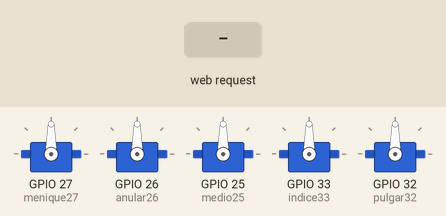
This sketch was run on a simulated ESP32. Shown: 5 × servo. The inputs (shaded band) are chosen by the test bench. WiFi joins after 1.5 s; servers stay silent unless stated; what the sketch prints to the serial monitor is not drawn.

Above: at 2.7 s.
2.8 s: HTTP request GET /dedo_1a1 received
At 7.6 s:
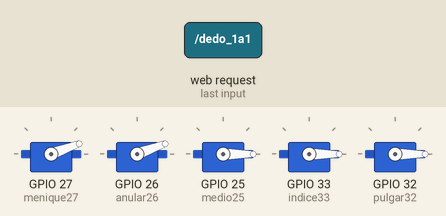
At 13.3 s:
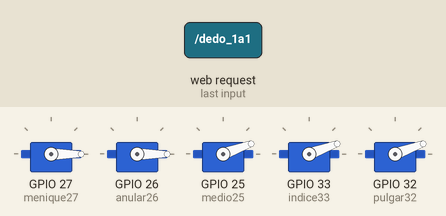
14.3 s: HTTP request GET /dedo_1a1 received
At 16.6 s:
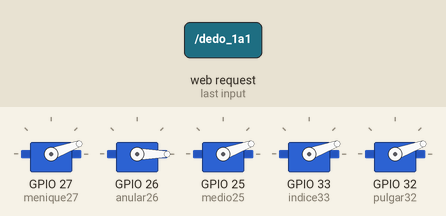
Timing chart, 0 to 23.3 s (numbered marks = the images above; inputs shaded):
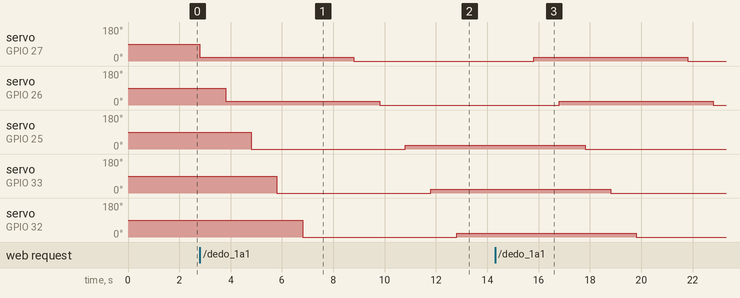

Measured:
- after the input at 2.8 s, servo on GPIO 27 (menique27): 90° → 20° at once, → 0° 6.0 s later; servo on GPIO 26 (anular26): 90° → 20° after 1.0 s, → 0° 6.0 s later
- after the input at 14.3 s, servo on GPIO 27 (menique27): 0° → 20° after 1.5 s, → 0° 6.0 s later; servo on GPIO 26 (anular26): 0° → 20° after 2.5 s, → 0° 6.0 s later; servo on GPIO 25 (medio25): 20° → 0° after 3.5 s; servo on GPIO 33 (indice33): 20° → 0° after 4.5 s; servo on GPIO 32 (pulgar32): 20° → 0° after 5.5 s

The sketch:

4o_Paso_Mejoras.ino
```cpp
#include <WiFi.h>
#include <ESP32Servo.h>

// Crear objetos Servo para controlar los diferentes dedos
Servo miMenique;
Servo miAnular;
Servo miMedio;
Servo miIndice;
Servo miPulgar;

// Pines GPIO para cada servo
static const int anular26 = 26;
static const int menique27 = 27;
static const int medio25 = 25;
static const int indice33 = 33;
static const int pulgar32 = 32;

// Credenciales de red
const char* ssid = "Livebox6-5853";
const char* password = "Do6ZEsZvt7vS";

// Configuración del servidor web en el puerto 80
WiFiServer server(80);
String header; // Almacena la solicitud HTTP

void setup() {
  Serial.begin(115200);

  // Adjuntar servos a sus respectivos pines
  miMenique.attach(menique27);
  miAnular.attach(anular26);
  miMedio.attach(medio25);
  miIndice.attach(indice33);
  miPulgar.attach(pulgar32);


  // Conectar al WiFi
  Serial.print("Connecting to ");
  Serial.println(ssid);
  WiFi.begin(ssid, password);
  while (WiFi.status() != WL_CONNECTED) {
    delay(500);
    Serial.print(".");
  }

  Serial.println("");
  Serial.println("WiFi connected.");
  Serial.println("IP address: ");
  Serial.println(WiFi.localIP());
  server.begin();
}

// Definición de las funciones de movimiento de la mano
void mano_cerrada() {
  miMenique.write(0);
  miAnular.write(0);
  miMedio.write(20);
  miIndice.write(20);
  miPulgar.write(20);
  delay(3000);
}

void mano_abierta() {
  miMenique.write(20);
  miAnular.write(20);
  miMedio.write(0);
  miIndice.write(0);
  miPulgar.write(0);
  delay(3000);
}

void dedo_1a1() {
  miMenique.write(20);
  delay(1000);
  miAnular.write(20);
  delay(1000);
  miMedio.write(0);
  delay(1000);
  miIndice.write(0);
  delay(1000);
  miPulgar.write(0);
  delay(2000);

  miMenique.write(0);
  delay(1000);
  miAnular.write(0);
  delay(1000);
  miMedio.write(20);
  delay(1000);
  miIndice.write(20);
  delay(1000);
  miPulgar.write(20);
  delay(3000);
}

// Función para mover un servo a una posición específica
void moverServo(Servo& servo, int posicion) {
  servo.write(posicion);
  delay(15); // Tiempo para que el servo alcance la posición
}

void loop() {
  WiFiClient client = server.available(); // Escuchar para clientes entrantes

  if (client) {
    Serial.println("Nuevo cliente conectado.");
    String currentLine = "";
    while (client.connected()) {
      if (client.available()) {
        char c = client.read();
        header += c;

        if (c == '\n') {
          if (currentLine.length() == 0) {
            // Respuesta HTTP estándar
            client.println("HTTP/1.1 200 OK");
            client.println("Content-type:text/html");
            client.println("Connection: close");
            client.println();


            // Procesar la solicitud GET y ejecutar la función correspondiente
            if (header.indexOf("GET /mano_cerrada") >= 0) {
              mano_cerrada();
              Serial.println("Ejecutando: Mano Cerrada");
            } else if (header.indexOf("GET /mano_abierta") >= 0) {
              mano_abierta();
              Serial.println("Ejecutando: Mano Abierta");
            } else if (header.indexOf("GET /dedo_1a1") >= 0) {
              dedo_1a1();
              Serial.println("Ejecutando: Mover Dedo 1 a 1");
            } else if (header.indexOf("GET /servo") >= 0) {
              // Extraer número del servo y posición de la solicitud
              int servoNum = header.substring(header.indexOf("/servo") + 6, header.indexOf("?")).toInt();
              int pos = header.substring(header.indexOf("pos=") + 4).toInt();

              // Mover el servo correspondiente
              switch (servoNum) {
                case 1:
                  moverServo(miPulgar, pos);
                  client.println("Servo 1 movido a posición " + String(pos));
                  break;
                case 2:
                  moverServo(miIndice, pos);
                  client.println("Servo 2 movido a posición " + String(pos));
                  break;
                case 3:
                  moverServo(miMedio, pos);
                  client.println("Servo 3 movido a posición " + String(pos));
                  break;
                case 4:
                  moverServo(miAnular, pos);
                  client.println("Servo 4 movido a posición " + String(pos));
                  break;
                case 5:
                  moverServo(miMenique, pos);
                  client.println("Servo 5 movido a posición " + String(pos));
                  break;
                default:
                  client.println("Número de servo no válido");
                  break;
              }
              Serial.printf("Servo %d movido a posición %d\n", servoNum, pos);
            }

            break;
          } else {
            currentLine = "";
          }
        } else if (c != '\r') {
          currentLine += c;
        }
      }
    }
    header = "";
    client.stop();
    Serial.println("Cliente desconectado.");
  }
}
```
